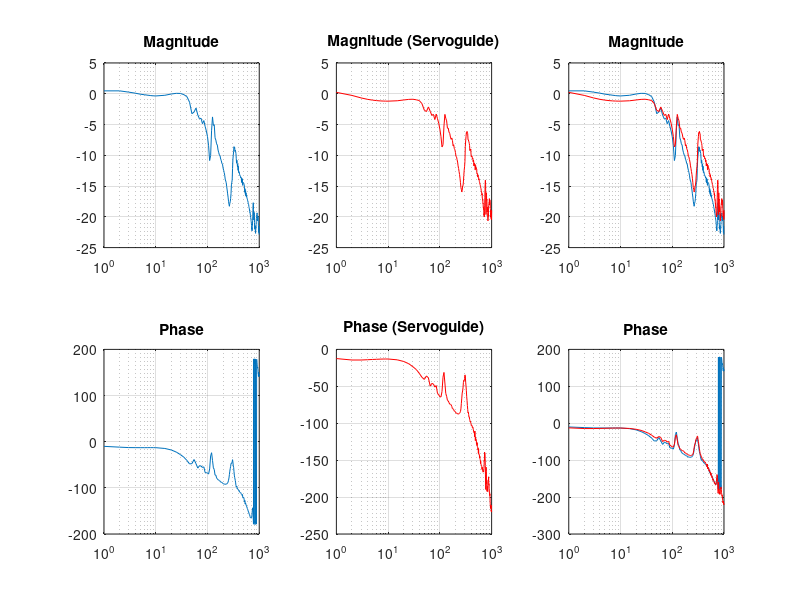

MATLAB code to generate this figure:
clear, close all, clc
pkg load signal

%Reading ServoGuide Files
FrequencyResponseServoguide=csvread('ServoGuideFrequencyResponse1.csv');
%Data from servoguide file_in_loadpath
  SG_PHASE = FrequencyResponseServoguide([5:end],4);
  SG_GAIN = FrequencyResponseServoguide([5:end],3);
  SG_FREQUENCY = FrequencyResponseServoguide([5:end],2);

%Reading Own Software File
TimeResponseOwnsoftware=csvread('SoftwareTimeResponse.csv');   
%Data from own software file
  OS_TCMD=TimeResponseOwnsoftware([2023:47677],1);
  OS_FRTCM=TimeResponseOwnsoftware([2023:47677],2);
  OS_FREQUENCY=TimeResponseOwnsoftware([2023:47677],3);
  OS_TIME=0:0.25:(length(OS_FREQUENCY)-1)*0.25;

% Extracting frequencies range
j=1;
for i=1:length(OS_FREQUENCY)-1
  if OS_FREQUENCY(i) != OS_FREQUENCY(i+1) || i == length(OS_FREQUENCY)-1
    FREQUENCIES(j)=OS_FREQUENCY(i);
    j=j+1;
  end
end

% Define variables
Fsam = 1000/0.25; #4000 Hz
Fnyq = Fsam/2;

% Plotting input and output
if false
  figure
  subplot(3,3,1)
  plot(OS_TIME, OS_FRTCM, 'b')
  title('Input Signal (FRTCM)')
  subplot(3,3,2)
  plot(OS_TIME, OS_TCMD, 'k')
  title('Output Signal (TCMD)')
  grid
  subplot(3,3,3)
  plot(t, output,'r')
  title('Filtered ouput (TCMD)')
  grid
end 

% Extracting maximum values
j=1;
aux_OS_TCMD = [0];
aux_OS_FRTCM = [0];
MAXS = [];
for i=1:length(OS_FREQUENCY)
  if OS_FREQUENCY(i) == FREQUENCIES(j)
    aux_OS_TCMD = [aux_OS_TCMD; OS_TCMD(i)];
    aux_OS_FRTCM = [aux_OS_FRTCM; OS_FRTCM(i)];
  else
    n = length(aux_OS_FRTCM);
    
    uT = fft(aux_OS_FRTCM)/n;
    u = 2*uT(1:n/2+1);
    u(1:end-1) = u(1:end-1);
    max_OS_FRTCM = max(u);

    uT = fft(aux_OS_TCMD)/n;
    u = 2*uT(1:n/2+1);
    u(1:end-1) = u(1:end-1);
    max_OS_TCMD = max(u);

% Plotting frequency spectrum per each batch
%    f = Fsam * (1:(n/2)+1)/n;    
%    if mod(FREQUENCIES(j),100) == 0
%      figure
%      semilogx(f,u)
%      grid
%    end

    MAXS = [MAXS;FREQUENCIES(j), max_OS_FRTCM, max_OS_TCMD];
    aux_OS_TCMD = [];
    aux_OS_FRTCM = [];
    aux_OS_TCMD = [aux_OS_TCMD; OS_TCMD(i)];
    aux_OS_FRTCM = [aux_OS_FRTCM; OS_FRTCM(i)];
    j=j+1;
  end
end
MAXS = [MAXS;FREQUENCIES(j), max_OS_FRTCM, max_OS_TCMD];

% Preparing Bode Diagram
H = MAXS(:,3)./MAXS(:,2);
f = MAXS(:,1);
MagData = 20*log10(abs(H));
PhaseData = angle(H)*180/pi;

% Extract frequencies to be filtered
j=1;
for i=1:208
  if f(i)>=350
    auxf(j)=f(i);
    auxPD(j)=PhaseData(i);
    if j==1
      index = i;
    end
    j=j+1;
  end
end

%Kalman Filter
Xest=[PhaseData(index-1)];
Pest=[1];
Z=auxPD;
R = 1;
Q = 0.1;

for i = 1:length(auxPD)
  % Prediction
  Xestm(i) = Xest(i);
  Pestm(i) = Pest(i)+Q;
  % Correction
  K(i) = Pestm(i)/(Pestm(i) + R);
  Xest(i+1)=Xestm(i) + K(i)*(Z(i)-Xestm(i));
  Pest(i+1)=(1-K(i))*Pestm(i);
end

PhaseDataKalman = PhaseData;
PhaseDataKalman(index:length(PhaseDataKalman)) = Xest(2:end);

figure
subplot(2,3,1)
semilogx(f,MagData)
title('Magnitude')
grid
subplot(2,3,4)
semilogx(f,PhaseData)
title('Phase')
grid

%Plotting results from servoguide
subplot(2,3,2)
semilogx(SG_FREQUENCY,SG_GAIN,'r')
title('Magnitude (Servoguide)')
grid
subplot(2,3,5)
semilogx(SG_FREQUENCY,SG_PHASE,'r')
title('Phase (Servoguide)')
grid

subplot(2,3,3)
semilogx(f,MagData)
title('Magnitude')
hold on 
semilogx(SG_FREQUENCY,SG_GAIN,'r')
grid
subplot(2,3,6)
semilogx(f,PhaseData)
title('Phase')
hold on
semilogx(SG_FREQUENCY,SG_PHASE,'r')
grid